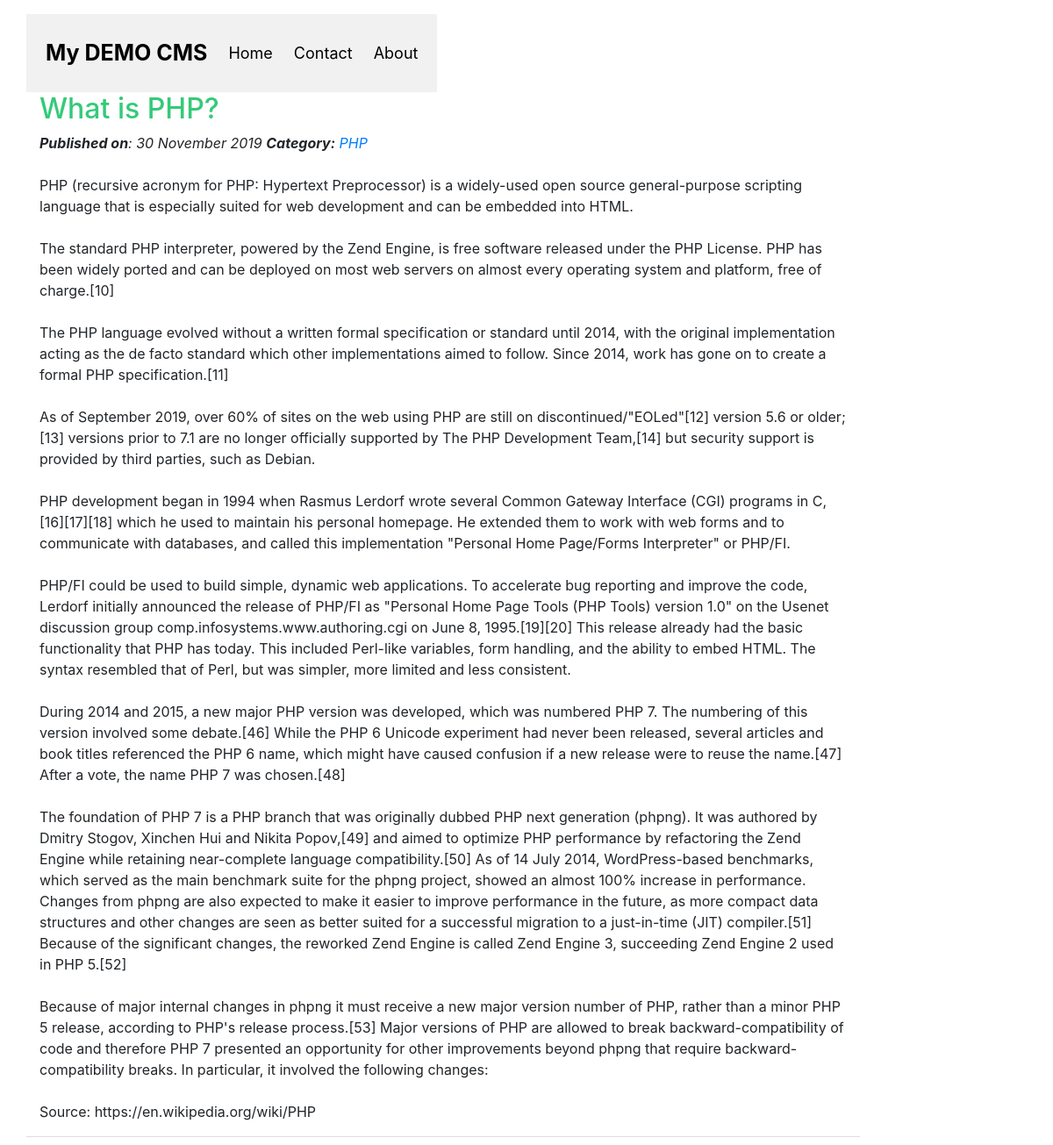
Page /view.php?id=1 on the committed database.
### tables this page shows
CREATE TABLE `cms_posts` (
  `id` int(11) NOT NULL,
  `title` text NOT NULL,
  `message` text NOT NULL,
  `category_id` int(11) NOT NULL,
  `userid` int(11) NOT NULL,
  `status` enum('published','draft','archived','') NOT NULL DEFAULT 'published',
  `created` datetime NOT NULL,
  `updated` datetime NOT NULL DEFAULT current_timestamp()
);

CREATE TABLE `cms_category` (
  `id` int(11) NOT NULL,
  `name` varchar(100) NOT NULL
);

### class/Articles.php (called while the page is built, shortened)
<?php
class Articles {
	private $postTable = 'cms_posts';
	private $categoryTable = 'cms_category';
	private $userTable = 'cms_user';
	private $conn;
	public $id;
	public function __construct($db){
        $this->conn = $db;
    }
	public function getArticles(){
		$query = '';
		if($this->id) {
			$query = " AND p.id ='".$this->id."'";
		}
		$sqlQuery = "
			SELECT p.id, p.title, p.message, p.category_id, u.first_name, u.last_name, p.status, p.created, p.updated, c.name as category
			FROM ".$this->postTable." p
			LEFT JOIN ".$this->categoryTable." c ON c.id = p.category_id
			LEFT JOIN ".$this->userTable." u ON u.id = p.userid
			WHERE p.status ='published' $query ORDER BY p.id DESC";
		$stmt = $this->conn->prepare($sqlQuery);
		$stmt->execute();
		$result = $stmt->get_result();
		return $result;
	}
}
?>

### view.php (the view, shortened to what this page needs)
<?php
include_once 'config/Database.php';
include_once 'class/Articles.php';
$database = new Database();
$db = $database->getConnection();
$article = new Articles($db);
$article->id = (isset($_GET['id']) && $_GET['id']) ? $_GET['id'] : '0';
$result = $article->getArticles();
include('layout/header.php');
?>
<link href="css/style.css" rel="stylesheet" id="bootstrap-css">
<?php include('layout/container.php');?>
<div class="container">
	<div id="blog" class="row">
		<div id="blog" class="row">
			<div class="header">
			<a href="#default" class="logo">My DEMO CMS</a>
			<div class="header-right">
				<a href="index.php">Home</a>
				<a href="#contact">Contact</a>
				<a href="#about">About</a>
			</div>
		</div>
		<?php
		while ($post = $result->fetch_assoc()) {
			$date = date_create($post['created']);
			$message = str_replace("\n\r", "<br><br>", $post['message']);
		?>
			<div class="col-md-10 blogShort">
			<h2><?php echo $post['title']; ?></h2>
			<em><strong>Published on</strong>: <?php echo date_format($date, "d F Y");	?></em>
			<em><strong>Category:</strong> <a href="#" target="_blank"><?php echo $post['category']; ?></a></em>
			<br><br>
			<article>
				<p><?php echo $message; ?> 	</p>
			</article>
			</div>
		<?php } ?>
		<div class="col-md-12 gap10"></div>
	</div>
</div>
<?php include('layout/footer.php');?>

### css/style.css (style rules this page uses)
.blogShort { border-bottom:1px solid #ddd; }
h2 { color:#34ca78; }
.header { overflow: hidden; background-color: #f1f1f1; padding: 20px 10px; }
.header a { float: left; color: black; text-align: center; padding: 12px; text-decoration: none; font-size: 18px; line-height: 25px; border-radius: 4px; }
.header a.logo { font-size: 25px; font-weight: bold; }
.header-right { float: right; }

### rows in the picture
cms_posts: title "What is PHP?", created "30 November 2019", cms_category.name "PHP", message "PHP (recursive acronym for PHP: Hypertext Preprocessor) is a widely-used open source general-purpose scripting language that is especially suited for web development and can be embedded into HTML. The standard PHP interpreter, powered by the Zend Engine, is free software released under the PHP License. PHP has been widely ported and can be deployed on most web servers on almost every operating system and platform, free of charge.[10] The PHP language evolved without a written formal specification or standard until 2014, with the original implementation acting as the de facto standard which other implementations aimed to follow. Since 2014, work has gone on to create a formal PHP…"
